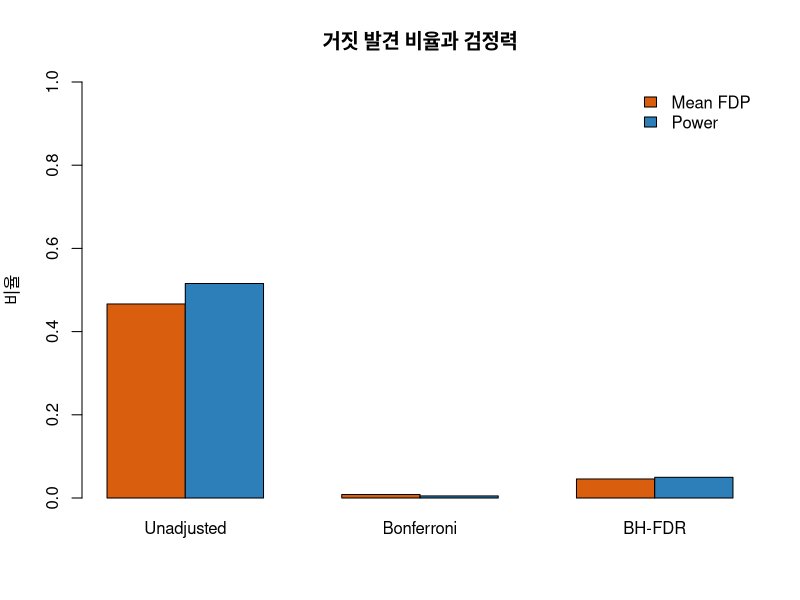

Reproduce this figure in R.
## ---- chunk 1
knitr::opts_chunk$set(
  echo = TRUE, warning = FALSE, message = FALSE,
  fig.path = "figures/", fig.width = 8, fig.height = 4.8,
  dpi = 120
)
## ---- chunk 2
set.seed(12345)

m <- 10000L
B <- 1000L
alpha <- 0.05
pi1 <- 0.10
effect <- 2
methods <- c("Unadjusted", "Bonferroni", "BH-FDR")

n_reject <- false_positive <- matrix(0, B, length(methods))
fwer <- matrix(FALSE, B, length(methods))
fdp <- power <- matrix(0, B, length(methods))

for (b in seq_len(B)) {
  alternative <- rbinom(m, 1, pi1) == 1
  z <- rnorm(m)
  z[alternative] <- rnorm(sum(alternative), mean = effect)
  p <- 2 * (1 - pnorm(abs(z)))

  reject <- list(
    p < alpha,
    p.adjust(p, method = "bonferroni") < alpha,
    p.adjust(p, method = "BH") < alpha
  )

  for (j in seq_along(methods)) {
    r <- reject[[j]]
    n_reject[b, j] <- sum(r)
    false_positive[b, j] <- sum(r & !alternative)
    fwer[b, j] <- false_positive[b, j] > 0
    fdp[b, j] <- if (sum(r) == 0) 0 else false_positive[b, j] / sum(r)
    power[b, j] <- sum(r & alternative) / sum(alternative)
  }
}

result <- data.frame(
  method = methods,
  mean_rejections = colMeans(n_reject),
  mean_false_positives = colMeans(false_positive),
  fwer = colMeans(fwer),
  mean_fdp = colMeans(fdp),
  power = colMeans(power)
)
knitr::kable(result, digits = 3,
             caption = "10,000개 가설 × 1,000회 반복 결과")
## ---- chunk 3
plot_values <- rbind(result$mean_fdp, result$power)
colnames(plot_values) <- result$method
rownames(plot_values) <- c("Mean FDP", "Power")
barplot(plot_values, beside = TRUE, ylim = c(0, 1),
        col = c("#D95F0E", "#2C7FB8"),
        ylab = "비율", main = "거짓 발견 비율과 검정력")
legend("topright", rownames(plot_values),
       fill = c("#D95F0E", "#2C7FB8"), bty = "n")
## ---- chunk 4
sessionInfo()
